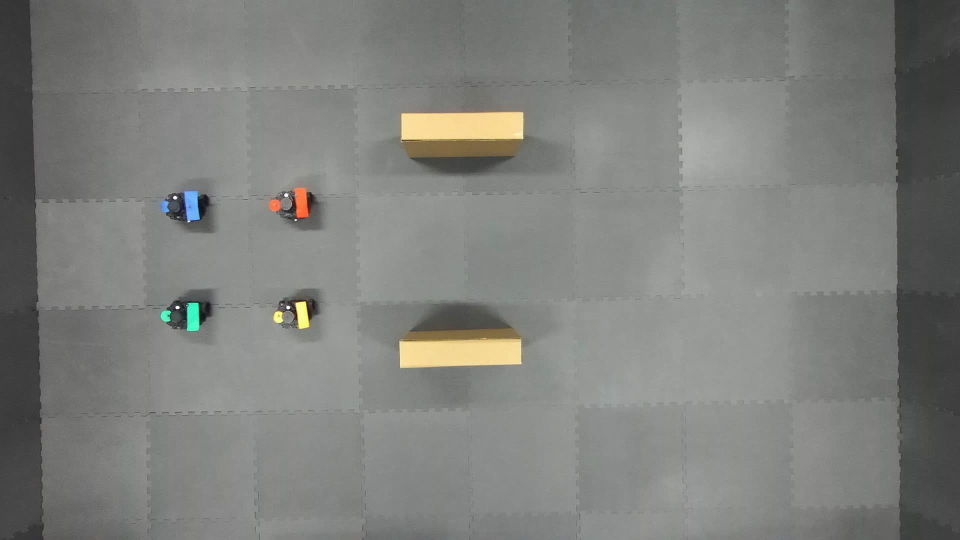
#> input picture experiment_result/hsv_checker/test_frame.jpg, 1920 x 1080 px (shown at 1/2 size)
$ python hsv_checker.py
#> lines starting #> are read from the running program, lines starting #| are printed output that depends on the picture; after the words box and inside, x2 and y2 are one past the last pixel; in counts of white or black regions, pixels touching at a corner belong together
import cv2
import numpy as np

# SOURCE: https://stackoverflow.com/questions/10948589/choosing-the-correct-upper-and-lower-hsv-boundaries-for-color-detection-withcv

def nothing(x):
    pass

# Load image
image = cv2.imread('test_frame.jpg')
#> image is the input picture: shape (1080, 1920, 3); mean B, G, R 124.1, 127.5, 126.5

# Create a window
cv2.namedWindow('image')

# [7 lines of commented-out code are left out]
HSV_min = np.array([23, 71, 241], np.uint8) # orange
HSV_max = np.array([48, 255, 255], np.uint8)


# Create trackbars for color change
# Hue is from 0-179 for Opencv
cv2.createTrackbar('HMin', 'image', 0, 179, nothing)
cv2.createTrackbar('SMin', 'image', 0, 255, nothing)
cv2.createTrackbar('VMin', 'image', 0, 255, nothing)
cv2.createTrackbar('HMax', 'image', 0, 179, nothing)
cv2.createTrackbar('SMax', 'image', 0, 255, nothing)
cv2.createTrackbar('VMax', 'image', 0, 255, nothing)

# Set default value for Max HSV trackbars
cv2.setTrackbarPos('HMin', 'image', HSV_min[0])
cv2.setTrackbarPos('SMin', 'image', HSV_min[1])
cv2.setTrackbarPos('VMin', 'image', HSV_min[2])
cv2.setTrackbarPos('HMax', 'image', HSV_max[0])
cv2.setTrackbarPos('SMax', 'image', HSV_max[1])
cv2.setTrackbarPos('VMax', 'image', HSV_max[2])

# Initialize HSV min/max values
hMin = sMin = vMin = hMax = sMax = vMax = 0
phMin = psMin = pvMin = phMax = psMax = pvMax = 0

while(1):
    # Get current positions of all trackbars
    hMin = cv2.getTrackbarPos('HMin', 'image')
    sMin = cv2.getTrackbarPos('SMin', 'image')
    vMin = cv2.getTrackbarPos('VMin', 'image')
    hMax = cv2.getTrackbarPos('HMax', 'image')
    sMax = cv2.getTrackbarPos('SMax', 'image')
    vMax = cv2.getTrackbarPos('VMax', 'image')

    # Set minimum and maximum HSV values to display
    lower = np.array([hMin, sMin, vMin])
    upper = np.array([hMax, sMax, vMax])

    # Convert to HSV format and color threshold
    hsv = cv2.cvtColor(image, cv2.COLOR_BGR2HSV)
#> hsv: shape (1080, 1920, 3); mean H, S, V 44.7, 7.6, 128.2
    mask = cv2.inRange(hsv, lower, upper)
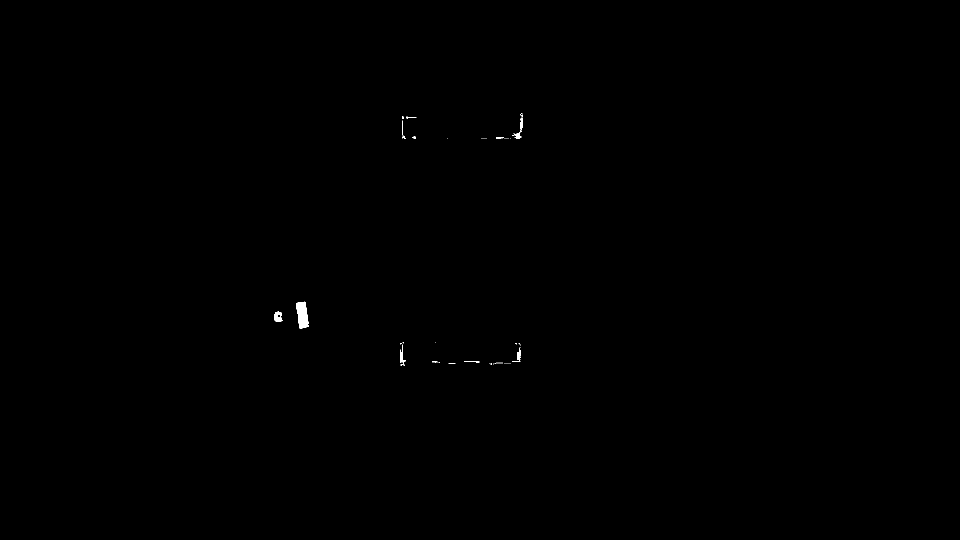
#> mask: shape (1080, 1920) (shown at 1/2 size); 0.1% white; 64 white regions (53 under 20 px), largest, box (x1, y1, x2, y2) and area: (592, 603, 618, 657) 974, (549, 623, 565, 644) 247, (1025, 235, 1046, 277) 197
    result = cv2.bitwise_and(image, image, mask=mask)

    # Print if there is a change in HSV value
    if((phMin != hMin) | (psMin != sMin) | (pvMin != vMin) | (phMax != hMax) | (psMax != sMax) | (pvMax != vMax) ):
        print("(hMin = %d , sMin = %d, vMin = %d), (hMax = %d , sMax = %d, vMax = %d)" % (hMin , sMin , vMin, hMax, sMax , vMax))
        phMin = hMin
        psMin = sMin
        pvMin = vMin
        phMax = hMax
        psMax = sMax
        pvMax = vMax

    # Display result image
    cv2.imshow('image', result)
    if cv2.waitKey(10) & 0xFF == ord('q'):
#> (key q is pressed here)
        break

cv2.destroyAllWindows()
